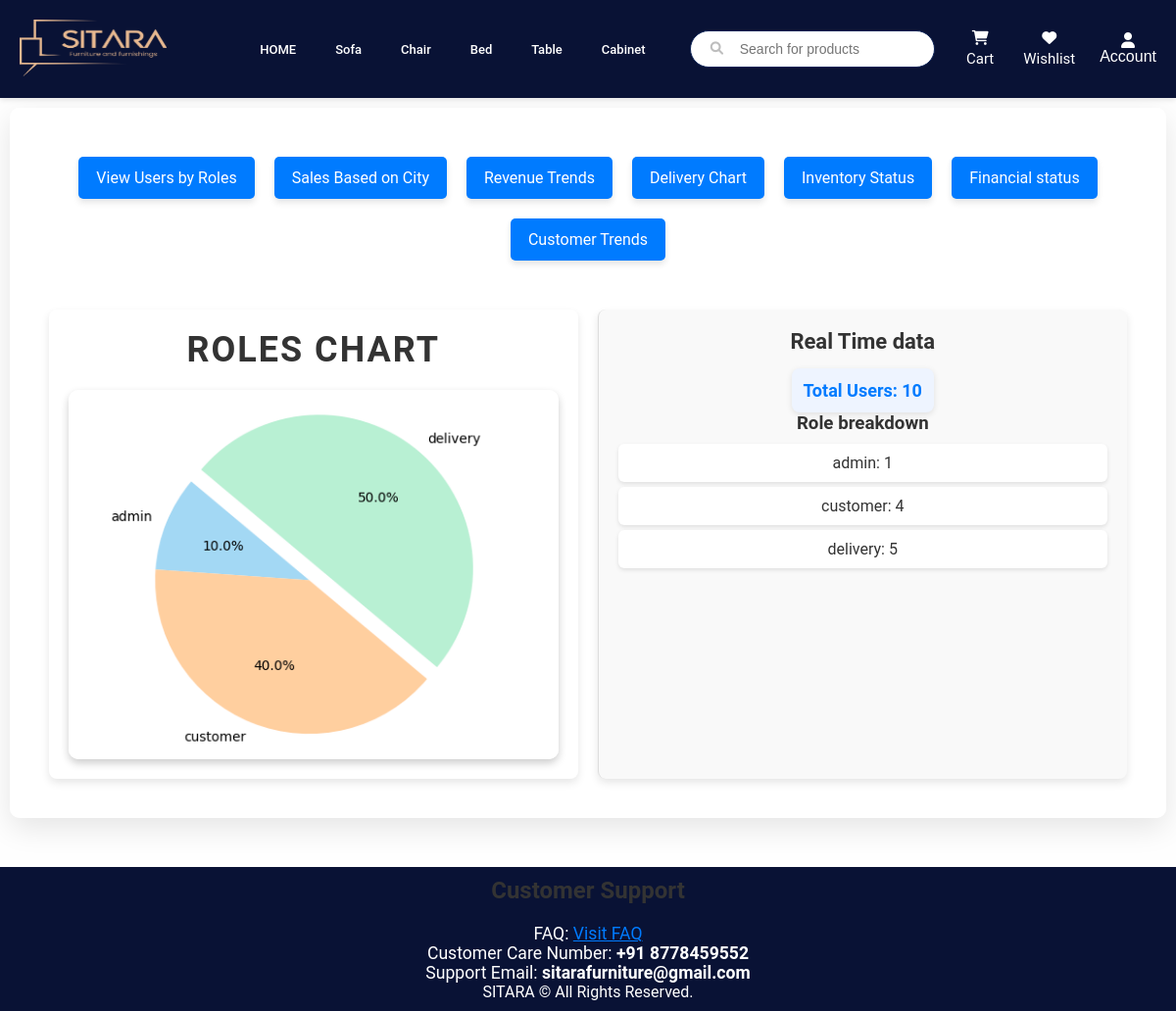
Page /visualization/roles_chart on the committed database.
### app/models.py (models this page shows, shortened)
class User(UserMixin, db.Model):
    id = db.Column(db.Integer, primary_key=True)
    username = db.Column(db.String(50), nullable=False)
    email = db.Column(db.String(100), unique=True, nullable=False)
    password = db.Column(db.String(255), nullable=False)
    role = db.Column(db.String(20), nullable=False)
    contact = db.Column(db.String(20), nullable=False)
    address = db.Column(db.String(200), nullable=False)
    city = db.Column(db.String(100), nullable=False)
    reset_token = db.Column(db.String(128), nullable=True)

### app/visualization.py (the view)
@visualization.route('/roles_chart')
def roles_chart():
    roles = db.session.query(User.role, db.func.count(User.role)).group_by(User.role).all()
    roles_dict = {role: count for role, count in roles}
    labels = roles_dict.keys()
    sizes = roles_dict.values()
    colors = ['#A3D8F4', '#FFCF9F', '#B8F0D3', '#F9D5E5', '#FFE4C4']  # Subtle colors
    explode = [0.1 if max(sizes) == size else 0 for size in sizes]  # Highlight the largest segment
    fig, ax = plt.subplots()
    ax.pie(sizes, explode=explode, labels=labels, colors=colors, autopct='%1.1f%%', startangle=140)
    ax.axis('equal')  # Equal aspect ratio ensures the pie is drawn as a circle.
    img = io.BytesIO()
    plt.savefig(img, format='png', bbox_inches='tight')
    img.seek(0)
    pie_chart_url = base64.b64encode(img.getvalue()).decode('utf-8')
    plt.close()
    total_users = sum(sizes)
    analytics_data = {
        "total_users": total_users,
        "role_distribution": roles_dict
    }
    return render_template('roles.html', pie_chart_url=pie_chart_url, analytics_data=analytics_data,title='Roles Chart',side_title='Real Time data',t1='Total Users:',t2='Role breakdown')

### app/templates/roles.html (shortened to what this page needs)
<!DOCTYPE html>
<html lang="en">
<head>
</head>
<body>
    {% extends "home.html" %}
    {% block content %}
    <div class="form-container">
        <div class="button-container">
            <a href="/visualization/roles_chart" class="button">View Users by Roles</a>
            <a href="/visualization/sales_by_city" class="button">Sales Based on City</a>
            <a href="/visualization/revenue_trends" class="button">Revenue Trends</a>
            <a href="/visualization/delivery_chart" class="button">Delivery Chart</a>
            <a href="/visualization/inventory_status" class="button">Inventory Status</a>
            <a href="/visualization/financial_health" class="button">Financial status</a>
            <a href="/visualization/customer_trends" class="button">Customer Trends</a>
        </div>
    <div class="content">
        <div class="chart-container">
            <h1>{{title}}</h1>
            {% if pie_chart_url %}
                <img >
            {% else %}
                <p>No chart available.</p>
            {% endif %}
        </div>
        <div class="analytics">
            <h2>{{side_title}}</h2>
            <div class="data">{{t1}} {{ analytics_data.total_users }}</div>
            <h3>{{t2}}</h3>
            <ul>
                {% for role, count in analytics_data.role_distribution.items() %}
                <li>{{ role }}: {{ count }}</li>
                {% endfor %}
            </ul>
        </div>
    </div>
    {% endblock %}

### app/static/home.css (style rules this page uses)
* { margin: 0; padding-top: 0; box-sizing: border-box; }
body { margin: 0; padding: 0; background-color: #f4f4f4; color: #333; */ }

### rows in the picture
User: role "admin", id "1"
User: role "customer", id "4"
User: role "delivery", id "5"

### other values in the picture
{{ title }} "ROLES CHART"
{{ side_title }} "Real Time data"
{{ t1 }} "Total Users:"
{{ analytics_data.total_users }} "10"
{{ t2 }} "Role breakdown"
